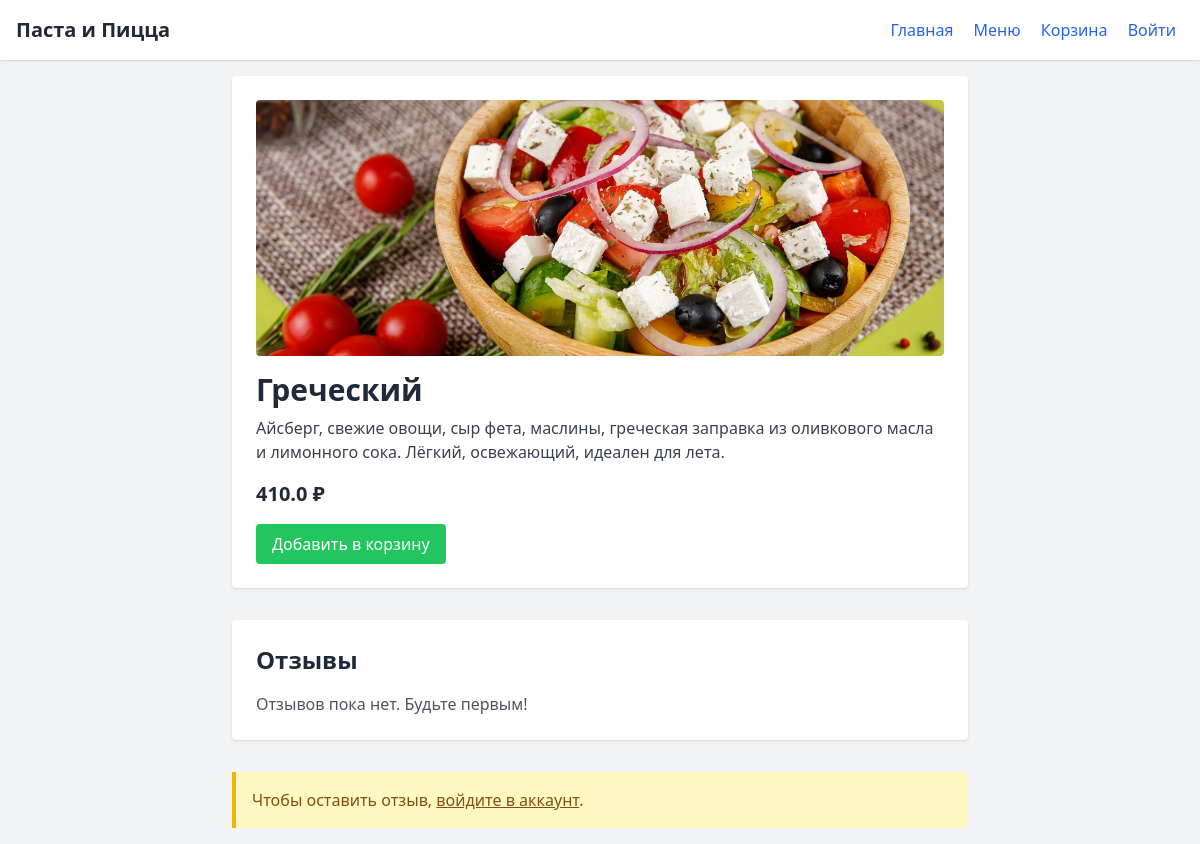
The page /dish/1 on the database its author committed.
### tables this page shows
CREATE TABLE dishes (
    id INTEGER PRIMARY KEY AUTOINCREMENT,
    title TEXT,
    description TEXT,
    price REAL,
    category_id INTEGER,
    image TEXT,
    is_veg INTEGER DEFAULT 0,
    is_spicy INTEGER DEFAULT 0,
    FOREIGN KEY(category_id) REFERENCES categories(id)
);

### src/app.py (the view)
@app.route("/dish/<int:dish_id>")
def dish_detail(dish_id):
    dish = get_dish_by_id(dish_id)
    reviews = get_reviews_for_dish(dish_id)
    return render_template("dish_detail.html", dish=dish, reviews=reviews)

### src/app.py (called while the page is built)
@app.before_request
def before_request():
    get_db()

@app.teardown_appcontext
def teardown_db(exception):
    close_db()

def get_dish_by_id(dish_id):
    row = query_db("SELECT * FROM dishes WHERE id=?", (dish_id,), one=True)
    return dict(row) if row else None

def get_reviews_for_dish(dish_id):
    reviews = query_db(
        "SELECT r.rating, r.text, u.name, r.created_at FROM reviews r JOIN users u ON r.user_id = u.id WHERE r.dish_id=? ORDER BY r.created_at DESC",
        (dish_id,))
    return [dict(row) for row in reviews]

### src/database.py (called while the page is built)
def get_db():
    if 'db' not in g:
        conn = sqlite3.connect(DB_PATH)
        conn.row_factory = sqlite3.Row
        g.db = conn
    return g.db

def query_db(query, args=(), one=False):
    cur = get_db().execute(query, args)
    rv = cur.fetchall()
    cur.close()
    return (rv[0] if rv else None) if one else rv

### src/templates/dish_detail.html (shortened to what this page needs)
<!DOCTYPE html>
<html lang="ru">
<head>
  <script src="https://cdn.tailwindcss.com"></script>
</head>
<body class="bg-gray-100 text-gray-800">
  <header class="bg-white shadow p-4 flex justify-between items-center">
    <h1 class="text-xl font-bold">Паста и Пицца</h1>
    <nav>
      <a href="/" class="mx-2 text-blue-600 hover:underline">Главная</a>
      <a href="/menu" class="mx-2 text-blue-600 hover:underline">Меню</a>
      <a href="/cart" class="mx-2 text-blue-600 hover:underline">Корзина</a>
      {% if session.user_id %}
        <span class="mx-2 text-gray-700">Привет, {{ session.user_name }}!</span>
        <a href="/logout" class="mx-2 text-red-600 hover:underline">Выйти</a>
      {% else %}
        <a href="/login" class="mx-2 text-blue-600 hover:underline">Войти</a>
      {% endif %}
    </nav>
  </header>
  <main class="p-4 max-w-3xl mx-auto">
    <div class="bg-white shadow rounded p-6 mb-8">
      {% if dish.image %}
        <img src="{{ url_for('uploads', filename=dish.image) }}" alt="{{ dish.title }}" class="w-full h-64 object-cover rounded mb-4">
      {% endif %}
      <h2 class="text-3xl font-bold mb-2">{{ dish.title }}</h2>
      <p class="text-gray-700 mb-4">{{ dish.description }}</p>
      <p class="text-xl font-semibold mb-4">{{ dish.price }} ₽</p>
      <form action="/cart" method="post" class="inline">
        <button type="submit" class="px-4 py-2 bg-green-500 text-white rounded hover:bg-green-600">Добавить в корзину</button>
      </form>
    </div>
    <div class="bg-white shadow rounded p-6 mb-8">
      <h3 class="text-2xl font-bold mb-4">Отзывы</h3>
      {% if reviews %}
        <div class="space-y-4">
          {% for review in reviews %}
            <div class="border-b pb-2">
              <p class="text-yellow-500 mb-1">Оценка: {{ review.rating }} ⭐️</p>
              <p class="text-gray-800 mb-1">{{ review.text }}</p>
              <p class="text-sm text-gray-500">— {{ review.name }}, {{ review.created_at }}</p>
            </div>
          {% endfor %}
        </div>
      {% else %}
        <p class="text-gray-600">Отзывов пока нет. Будьте первым!</p>
      {% endif %}
    </div>
    {% if session.user_id %}
      <div class="bg-white shadow rounded p-6">
        <h3 class="text-2xl font-bold mb-4">Оставить отзыв</h3>
        <form action="/review/{{ dish.id }}" method="post">
          <label for="rating" class="block mb-2">Оценка (1–5):</label>
          <select name="rating" id="rating" class="mb-4 w-full border rounded px-3 py-2">
            {% for i in range(1,6) %}
              <option value="{{ i }}">{{ i }}</option>
            {% endfor %}
          </select>
          <label for="text" class="block mb-2">Ваш отзыв:</label>
          <textarea name="text" id="text" rows="4" class="w-full border rounded px-3 py-2 mb-4"></textarea>
          <button type="submit" class="px-4 py-2 bg-blue-600 text-white rounded hover:bg-blue-700">Отправить</button>
        </form>
      </div>
    {% else %}
      <div class="bg-yellow-100 border-l-4 border-yellow-500 p-4">
        <p class="text-yellow-800">Чтобы оставить отзыв, <a href="/login" class="underline">войдите в аккаунт</a>.</p>
      </div>
    {% endif %}
  </main>
</body>
</html>

### rows shown on the page
dishes: image (picture), title "Греческий", description "Айсберг, свежие овощи, сыр фета, маслины, греческая заправка из оливкового масла и лимонного сока. Лёгкий, освежающий, идеален для лета.", price "410.0"
